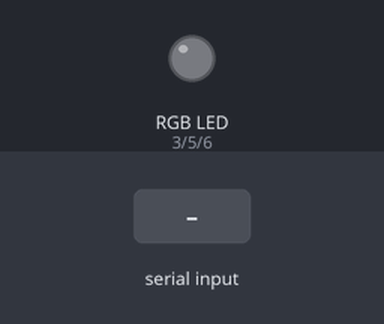
A sketch run on a simulated Arduino Uno, built with avr-gcc and run on an emulated ATmega328P. Shown: an RGB LED mixed from three pins (HIGH = lit). The inputs (shaded band) are chosen by the test bench. Dim RGB values are drawn brighter than linear; what the sketch prints to the serial monitor is not drawn.

Above: at 1.2 s.
1.3 s: "90,45\n" received over Serial
At 2.1 s:
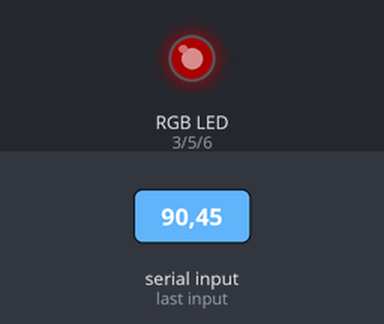
3.8 s: "30,150\n" received over Serial
At 4.6 s:
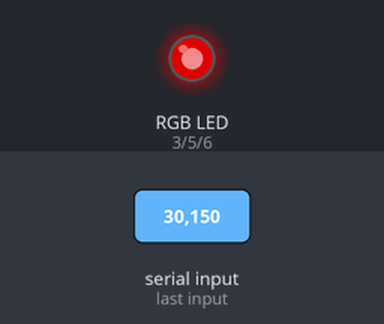
6.3 s: "R90\n" received over Serial
At 7.0 s:
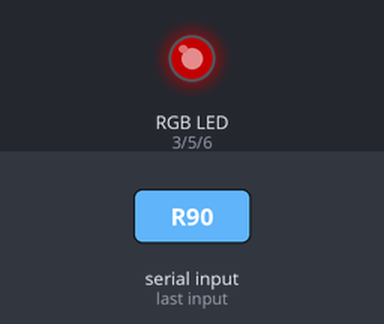
8.8 s: "B,45\n" received over Serial
At 10.0 s:
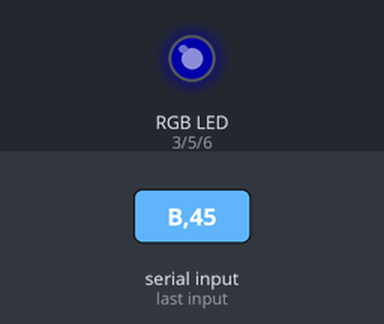
10.3 s: "R,45\n" received over Serial
At 11.1 s:
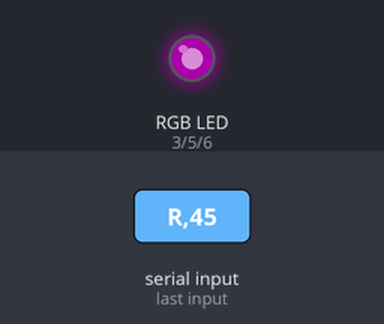
12.8 s: "B90\n" received over Serial
At 13.1 s:
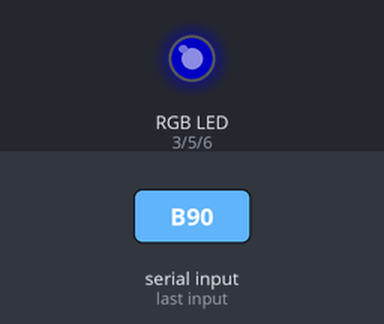
Timing chart, 0 to 15.3 s (numbered marks = the images above; inputs shaded):
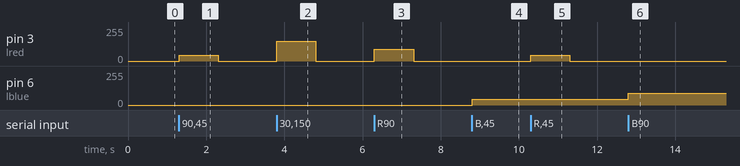

The sketch:

Cubox.ino
```cpp
/**
  Stupid pin outs:

  Green: Ground
  Black+Blue: Pin 6
  Black:      Pin 5
  Red:        Pin 3  */

int lred = 3;
int lgreen = 5;
int lblue = 6;

void setup() {
  pinMode(lred, OUTPUT);
  pinMode(lgreen, OUTPUT);
  pinMode(lblue, OUTPUT);
  Serial.begin(9600);
}

void loop() {
  if (Serial.available() > 0) {
    byte pin = Serial.read();
    int rVal = Serial.parseInt();
    Serial.write(rVal);
    Serial.flush();

    int outPin = lred;

    switch(pin) {
      case 'R':
        outPin = lred;
        break;
      case 'B':
        outPin = lblue;
        break;
      case 'G':
        outPin = lgreen;
        break;
    }

    analogWrite(outPin, rVal);
  }
}
```

Measured:
- after the input at 1.3 s, pin 3 (lred): 0/255 → 45/255 at once, → 0/255 1.0 s later
- after the input at 3.8 s, pin 3 (lred): 0/255 → 150/255 at once, → 0/255 1.0 s later
- after the input at 6.3 s, pin 3 (lred): 0/255 → 90/255 at once, → 0/255 1.0 s later
- after the input at 8.8 s, pin 6 (lblue): 0/255 → 45/255 at once
- after the input at 10.3 s, pin 3 (lred): 0/255 → 45/255 at once, → 0/255 1.0 s later
- after the input at 12.8 s, pin 6 (lblue): 45/255 → 90/255 at once
